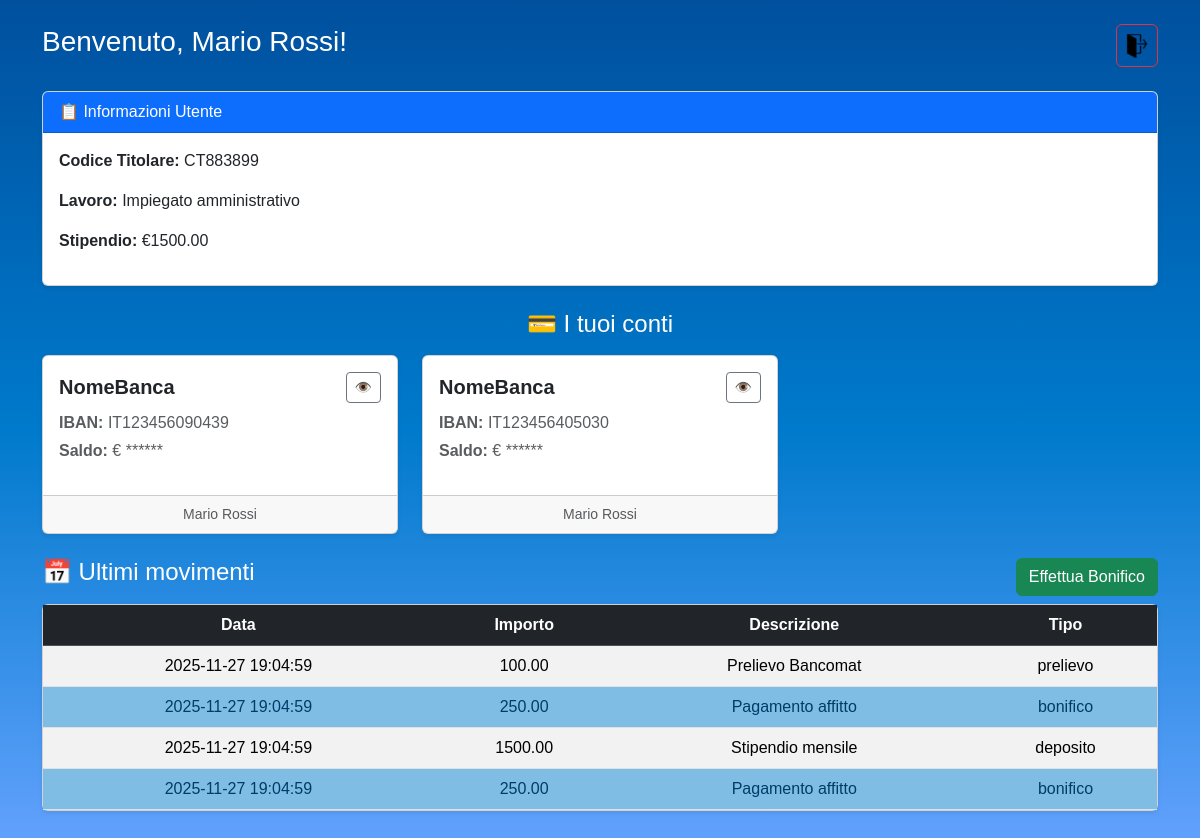
Screenshot of /pagina_privata (signed in) with the database file from the repository.
### models.py (models this page shows, shortened)
class Utente(Base):
    __tablename__ = 'utenti'
    id = Column(Integer, primary_key=True, autoincrement=True)
    nome = Column(String, nullable=False)
    cognome = Column(String, nullable=False)
    codice_fiscale = Column(String, nullable=False)
    codice_titolare = Column(String, nullable=False, unique=True)
    pin_hash = Column(String, nullable=False)
    lavoro_id = Column(Integer, ForeignKey('lavori.id'), nullable=True)
    lavoro = relationship("Lavoro", back_populates="utenti")
    conti = relationship("Conto", back_populates="utente", cascade="all, delete-orphan")

class Lavoro(Base):
    __tablename__ = "lavori"
    id = Column(Integer, primary_key=True, autoincrement=True)
    nome_lavoro = Column(String, nullable=False, unique=True)
    stipendio_mensile = Column(Numeric(10,2), nullable=False)
    utenti = relationship("Utente", back_populates="lavoro") #un lavoro può essere svolto da più utenti

class Conto(Base):
    __tablename__ = 'conti'
    id = Column(Integer, primary_key=True, autoincrement=True)
    iban = Column(String, nullable=False, unique=True)
    saldo = Column(Numeric(10,2), nullable=False, default=Decimal("0.00"))
    utente_id = Column(Integer, ForeignKey('utenti.id'), nullable=False)
    utente = relationship("Utente", back_populates="conti") #più conti possono appartenere ad un utente
    transazioni_effettuate = relationship("Transazione", foreign_keys="Transazione.conto_mittente_id", back_populates="conto_mittente")
    transazioni_ricevute = relationship("Transazione", foreign_keys="Transazione.conto_destinatario_id", back_populates="conto_destinatario")

class Transazione(Base):
    __tablename__ = 'transazioni'
    id = Column(Integer, primary_key=True, autoincrement=True)
    importo = Column(Numeric(10,2), nullable=False)
    data = Column(DateTime(timezone=True), server_default=func.now(), nullable=False)
    descrizione = Column(String, nullable=True)
    tipo = Column(SqlEnum(TipoTransazione, name="tipo_transazione"), nullable=False)
    conto_mittente_id = Column(Integer, ForeignKey('conti.id'), nullable=True)
    conto_destinatario_id = Column(Integer, ForeignKey('conti.id'), nullable=True)
    conto_mittente = relationship("Conto", foreign_keys=[conto_mittente_id], back_populates="transazioni_effettuate")
    conto_destinatario = relationship("Conto", foreign_keys=[conto_destinatario_id], back_populates="transazioni_ricevute")

### app.py (the view)
@app.route('/pagina_privata')
@login_required  #Ogni volta che un utente prova ad accedere a /pagina_privata, prima di eseguire il codice di pagina_privata() viene eseguito login_required(). se autentificato continua altrimenti no
def pagina_privata():
    db = SessionLocal()
    try:
        utente_id = session.get("utente_id")
        utente = db.execute(select(Utente).options(
            joinedload(Utente.lavoro),
            joinedload(Utente.conti).joinedload(Conto.transazioni_effettuate),
            joinedload(Utente.conti).joinedload(Conto.transazioni_ricevute)
            ).where(Utente.id == utente_id)).unique().scalar_one_or_none()
        if not utente:
            flash("Utente non trovato, effettua il login.", "error")
            return redirect(url_for('login'))
        transazioni = []
        for conto in utente.conti:
            movimenti = list(conto.transazioni_effettuate) + list(conto.transazioni_ricevute)
            for t in movimenti:
                transazioni.append({
                    "id": t.id,
                    "data": t.data,
                    "importo": t.importo,
                    "iban": conto.iban,
                    "descrizione": t.descrizione,
                    "tipo": t.tipo.value
                })
        transazioni.sort(key=lambda x: x["data"], reverse=True)
        return render_template("pagina_privata.html", utente=utente, transazioni=transazioni)
    except Exception as e:
        print(f"❌ Errore in /pagina_privata: {e}")
        flash("Errore durante il caricamento della pagina privata.", "error")
        return redirect(url_for('login'))
    finally:
        db.close()

### app.py (called while the page is built)
def login_required(f):
    @wraps(f)
    def wrapper(*args, **kwargs):
        if "utente_id" not in session:
            flash("Devi effettuare il login prima!", "error")
            return redirect(url_for("login"))
        return f(*args, **kwargs)
    return wrapper

### templates/pagina_privata.html (shortened to what this page needs)
{% extends 'base.html' %}
{% block content %}
<div class="container mt-4">
    <div class="d-flex justify-content-between align-items-center mb-4">
        <h3>Benvenuto, {{ utente.nome }} {{ utente.cognome }}!</h3>
        <form action="/logout" method="POST" class="m-0">
            <button type="submit" class="btn btn-outline-danger p-2">
                <img src="/static/logout32.png" alt="Logout" height="24">
            </button>
        </form>
    </div>
    <div class="card mb-4 shadow-sm">
        <div class="card-header bg-primary text-white">
            📋 Informazioni Utente
        </div>
        <div class="card-body">
            <p><strong>Codice Titolare:</strong> {{ utente.codice_titolare }}</p>
            {% if utente.lavoro %}
                <p><strong>Lavoro:</strong> {{ utente.lavoro.nome_lavoro }}</p>
                <p><strong>Stipendio:</strong> €{{ "%.2f"|format(utente.lavoro.stipendio_mensile) }}</p>
            {% else %}
                <p><strong>Lavoro:</strong> Disoccupato</p>
            {% endif %}
        </div>
    </div>
    <h4 class="mb-3">💳 I tuoi conti</h4>
    <div class="row g-4 mb-4">
        {% for conto in utente.conti %}
        <div class="col-md-4">
            <div class="card shadow-sm h-100">
                <div class="card-body">
                    <div class="d-flex justify-content-between align-items-center mb-2">
                        <span class="fw-bold fs-5">NomeBanca</span>
                        <button class="btn btn-sm btn-outline-secondary" onclick="toggleSaldo(this)">👁️</button>
                    </div>
                    <p class="text-muted mb-1"><strong>IBAN:</strong> {{ conto.iban }}</p>
                    <p class="saldo-masked text-muted">
                        <strong>Saldo:</strong> € ******
                    </p>
                </div>
                <div class="card-footer text-center small text-muted">
                    {{ utente.nome }} {{ utente.cognome }}
                </div>
            </div>
        </div>
        {% endfor %}
    </div>
    <div class="d-flex justify-content-between align-items-center mb-2">
        <h4>📅 Ultimi movimenti</h4>
        <a href="/bonifico" class="btn btn-success">Effettua Bonifico</a>
    </div>
    <div class="card shadow-sm mb-5">
        <div class="card-body p-0">
            <table class="table table-striped m-0">
                <thead class="table-dark">
                    <tr>
                        <th>Data</th>
                        <th>Importo</th>
                        <th>Descrizione</th>
                        <th>Tipo</th>
                    </tr>
                </thead>
                <tbody>
                    {% for t in transazioni %}
                    <tr>
                        <td>{{ t.data }}</td>
                        <td>{{ "%.2f"|format(t.importo) }}</td>
                        <td>{{ t.descrizione }}</td>
                        <td>{{ t.tipo }}</td>
                    </tr>
                    {% endfor %}
                </tbody>
            </table>
        </div>
    </div>
</div>
{% endblock %}

### templates/base.html (shortened to what this page needs)
<!doctype html>
<html lang="it">
<head>
    <link rel="stylesheet" href="https://cdn.jsdelivr.net/npm/bootstrap@5.3.3/dist/css/bootstrap.min.css">
    <link rel="stylesheet" href="/static/style.css">
</head>
<body>
    <main>
        {% block content %}{% endblock %}
    </main>
</body>
</html>

### static/style.css (style rules this page uses)
* { margin: 0; padding: 0; box-sizing: border-box; }
:root { --colore1: #003366; --colore2: #00509e; --colore3: #007acc; --colore4: #66a3ff; --colore5: #cce0ff; }
body { font-family: 'Poppins', sans-serif; background: linear-gradient(0deg, var(--colore4) 0%, var(--colore3) 50%, var(--colore2) 100%); color: white; }
h2, table { width: 50%; background: var(--colore3); border-collapse: collapse; margin: auto; color: var(--colore5); }
h2, th, td { padding: 1rem; text-align: center; }
th { background: var(--colore1); }
tr:nth-of-type(2n) { background: var(--colore1); opacity: 0.5; }
h4 { text-align: center; }

### rows the page displays
Utente: nome "Mario", cognome "Rossi", codice_titolare "CT883899"
Lavoro: lavoro.nome_lavoro "Impiegato amministrativo", lavoro.stipendio_mensile "1500.00"
Conto: iban "IT123456090439"
Conto: iban "IT123456405030"
Transazione: data "2025-11-27 19:04:59", importo "100.00", descrizione "Prelievo Bancomat", tipo "prelievo", descrizione "Stipendio mensile", tipo "deposito"
Transazione: data "2025-11-27 19:04:59", importo "250.00", descrizione "Pagamento affitto", tipo "bonifico"
Transazione: importo "1500.00"
